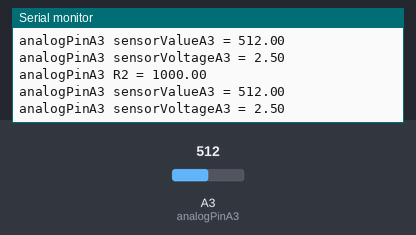
This sketch was run on a simulated Arduino Uno, built with avr-gcc and run on an emulated ATmega328P. Parts: the last lines printed to the serial monitor. Inputs (shaded band) come from the test bench; at power-on: A3 (analogPinA3) = 512.

Above: at 4.2 s.
4.3 s: A3 (analogPinA3) set to 1010
At 4.3 s:
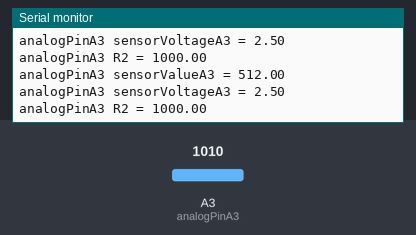
5.8 s: A3 (analogPinA3) set to 1023
At 7.1 s:
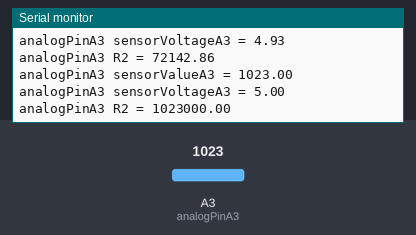
Timing chart, 0 to 8.3 s (numbered marks = the images above; inputs shaded):
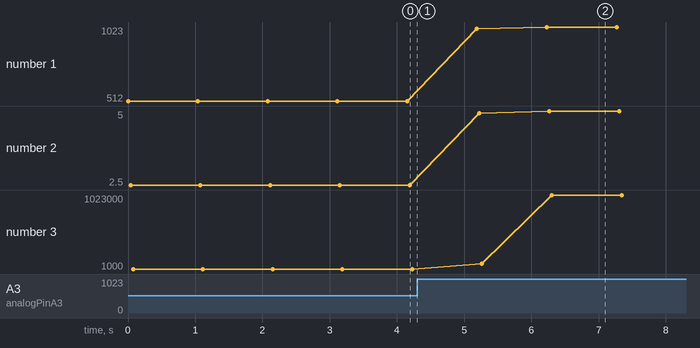

The sketch:

Lab3-3.ino
```cpp
//Lab03-類比輸入
int analogPinA3 = A3; //光敏電阻

void setup() {
  // put your setup code here, to run once:
  Serial.begin(9600);

 // 設定 A2 為輸入
  pinMode(analogPinA3, INPUT);
}

void loop() {
  // put your main code here, to run repeatedly:

  //L3
  // 光敏電阻讀值
  float sensorValueA3;
  for(int i = 0 ; i< 5 ;i++){
    sensorValueA3 = analogRead(analogPinA3);
    sensorValueA3 = 0.7* sensorValueA3 + 0.3* analogRead(analogPinA3);
  }
  float sensorVoltageA3 = sensorValueA3 * 5 / 1024;

  Serial.print("analogPinA3 sensorValueA3 = ");
  Serial.println(sensorValueA3);

  Serial.print("analogPinA3 sensorVoltageA3 = ");
  Serial.println(sensorVoltageA3);


  //R1 = 1k , Vin = 5
  //Voltage = Vin * R2 / (R1+R2)
  // => R2 = Voltage * (R1+R2) / Vin
  // => R2 = (Voltage * R1) / Vin + R2 * (Voltage / Vin)
  // => R2 * (1 - Voltage / Vin) = (Voltage * R1) / Vin
  // => R2 = (Voltage * R1 / Vin)/(1 - Voltage / Vin)
  float R2 = (sensorVoltageA3 * 1000 / 5.0) / (1 - sensorVoltageA3 / 5.0) ;
  Serial.print("analogPinA3 R2 = ");
  Serial.println(R2);


  Serial.println("");

  delay(1000);


}
```

Measured:
- after the input at 5.8 s, the serial monitor: prints a new line after 0.43 s (image 2)
- plotted number 1: 512 → 1010 after the input at 4.3 s, 1010 → 1023 after the input at 5.8 s
- plotted number 2: 2.5 → 4.93 after the input at 4.3 s, 4.93 → 5 after the input at 5.8 s
- plotted number 3: 1000 → 72142.86 after the input at 4.3 s, 72142.86 → 1023000 after the input at 5.8 s
